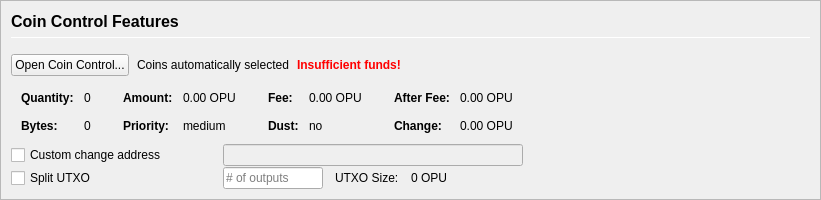
         <widget class="QFrame" name="frameCoinControl">
          <property name="sizePolicy">
           <sizepolicy hsizetype="Expanding" vsizetype="Expanding">
            <horstretch>0</horstretch>
            <verstretch>0</verstretch>
           </sizepolicy>
          </property>
          <property name="maximumSize">
           <size>
            <width>16777215</width>
            <height>16777215</height>
           </size>
          </property>
          <property name="frameShape">
           <enum>QFrame::StyledPanel</enum>
          </property>
          <property name="frameShadow">
           <enum>QFrame::Sunken</enum>
          </property>
          <layout class="QVBoxLayout" name="verticalLayoutCoinControl2">
           <property name="spacing">
            <number>0</number>
           </property>
           <property name="leftMargin">
            <number>0</number>
           </property>
           <property name="topMargin">
            <number>0</number>
           </property>
           <property name="rightMargin">
            <number>0</number>
           </property>
           <property name="bottomMargin">
            <number>0</number>
           </property>
           <item>
            <widget class="QFrame" name="frameCoinControl_BG">
             <layout class="QVBoxLayout" name="verticalLayoutCoinControl" stretch="0,0,0,0,0,0">
              <property name="spacing">
               <number>1</number>
              </property>
              <property name="leftMargin">
               <number>10</number>
              </property>
              <property name="topMargin">
               <number>10</number>
              </property>
              <item>
               <layout class="QHBoxLayout" name="horizontalLayoutCoinControl1">
                <property name="bottomMargin">
                 <number>15</number>
                </property>
                <item>
                 <layout class="QVBoxLayout" name="verticalLayout_3">
                  <property name="spacing">
                   <number>6</number>
                  </property>
                  <item>
                   <widget class="QLabel" name="labelCoinControlFeatures">
                    <property name="sizePolicy">
                     <sizepolicy hsizetype="Preferred" vsizetype="Maximum">
                      <horstretch>0</horstretch>
                      <verstretch>0</verstretch>
                     </sizepolicy>
                    </property>
                    <property name="minimumSize">
                     <size>
                      <width>0</width>
                      <height>20</height>
                     </size>
                    </property>
                    <property name="font">
                     <font>
                      <pointsize>12</pointsize>
                      <weight>75</weight>
                      <bold>true</bold>
                     </font>
                    </property>
                    <property name="styleSheet">
                     <string notr="true">font-weight:bold;</string>
                    </property>
                    <property name="text">
                     <string>Coin Control Features</string>
                    </property>
                   </widget>
                  </item>
                  <item>
                   <widget class="Line" name="line">
                    <property name="minimumSize">
                     <size>
                      <width>0</width>
                      <height>1</height>
                     </size>
                    </property>
                    <property name="maximumSize">
                     <size>
                      <width>16777215</width>
                      <height>1</height>
                     </size>
                    </property>
                    <property name="orientation">
                     <enum>Qt::Horizontal</enum>
                    </property>
                   </widget>
                  </item>
                 </layout>
                </item>
               </layout>
              </item>
              <item>
               <layout class="QHBoxLayout" name="horizontalLayoutCoinControl2" stretch="0,0,0,0">
                <property name="spacing">
                 <number>8</number>
                </property>
                <property name="bottomMargin">
                 <number>10</number>
                </property>
                <item>
                 <widget class="QPushButton" name="pushButtonCoinControl">
                  <property name="styleSheet">
                   <string notr="true"/>
                  </property>
                  <property name="text">
                   <string>Open Coin Control...</string>
                  </property>
                  <property name="autoDefault">
                   <bool>false</bool>
                  </property>
                 </widget>
                </item>
                <item>
                 <widget class="QLabel" name="labelCoinControlAutomaticallySelected">
                  <property name="text">
                   <string>Coins automatically selected</string>
                  </property>
                  <property name="margin">
                   <number>5</number>
                  </property>
                 </widget>
                </item>
                <item>
                 <widget class="QLabel" name="labelCoinControlInsuffFunds">
                  <property name="font">
                   <font>
                    <weight>75</weight>
                    <bold>true</bold>
                   </font>
                  </property>
                  <property name="styleSheet">
                   <string notr="true">color:red;font-weight:bold;</string>
                  </property>
                  <property name="text">
                   <string>Insufficient funds!</string>
                  </property>
                  <property name="margin">
                   <number>5</number>
                  </property>
                 </widget>
                </item>
                <item>
                 <spacer name="horizontalSpacerCoinControl">
                  <property name="orientation">
                   <enum>Qt::Horizontal</enum>
                  </property>
                  <property name="sizeHint" stdset="0">
                   <size>
                    <width>40</width>
                    <height>1</height>
                   </size>
                  </property>
                 </spacer>
                </item>
               </layout>
              </item>
              <item>
               <widget class="QWidget" name="widgetCoinControl" native="true">
                <property name="sizePolicy">
                 <sizepolicy hsizetype="Preferred" vsizetype="Preferred">
                  <horstretch>0</horstretch>
                  <verstretch>0</verstretch>
                 </sizepolicy>
                </property>
                <property name="minimumSize">
                 <size>
                  <width>0</width>
                  <height>0</height>
                 </size>
                </property>
                <property name="styleSheet">
                 <string notr="true"/>
                </property>
                <layout class="QHBoxLayout" name="horizontalLayoutCoinControl5">
                 <property name="leftMargin">
                  <number>0</number>
                 </property>
                 <property name="topMargin">
                  <number>0</number>
                 </property>
                 <property name="rightMargin">
                  <number>0</number>
                 </property>
                 <property name="bottomMargin">
                  <number>0</number>
                 </property>
                 <item>
                  <layout class="QHBoxLayout" name="horizontalLayoutCoinControl3" stretch="0,0,0,1">
                   <property name="spacing">
                    <number>20</number>
                   </property>
                   <property name="topMargin">
                    <number>0</number>
                   </property>
                   <property name="bottomMargin">
                    <number>10</number>
                   </property>
                   <item>
                    <layout class="QFormLayout" name="formLayoutCoinControl1">
                     <property name="horizontalSpacing">
                      <number>10</number>
                     </property>
                     <property name="verticalSpacing">
                      <number>14</number>
                     </property>
                     <property name="leftMargin">
                      <number>10</number>
                     </property>
                     <property name="topMargin">
                      <number>4</number>
                     </property>
                     <property name="rightMargin">
                      <number>6</number>
                     </property>
                     <item row="0" column="0">
                      <widget class="QLabel" name="labelCoinControlQuantityText">
                       <property name="font">
                        <font>
                         <weight>75</weight>
                         <bold>true</bold>
                        </font>
                       </property>
                       <property name="text">
                        <string>Quantity:</string>
                       </property>
                       <property name="margin">
                        <number>0</number>
                       </property>
                      </widget>
                     </item>
                     <item row="0" column="1">
                      <widget class="QLabel" name="labelCoinControlQuantity">
                       <property name="cursor">
                        <cursorShape>IBeamCursor</cursorShape>
                       </property>
                       <property name="contextMenuPolicy">
                        <enum>Qt::ActionsContextMenu</enum>
                       </property>
                       <property name="text">
                        <string notr="true">0</string>
                       </property>
                       <property name="margin">
                        <number>0</number>
                       </property>
                       <property name="textInteractionFlags">
                        <set>Qt::LinksAccessibleByMouse|Qt::TextSelectableByKeyboard|Qt::TextSelectableByMouse</set>
                       </property>
                      </widget>
                     </item>
                     <item row="1" column="0">
                      <widget class="QLabel" name="labelCoinControlBytesText">
                       <property name="font">
                        <font>
                         <weight>75</weight>
                         <bold>true</bold>
                        </font>
                       </property>
                       <property name="text">
                        <string>Bytes:</string>
                       </property>
                      </widget>
                     </item>
                     <item row="1" column="1">
                      <widget class="QLabel" name="labelCoinControlBytes">
                       <property name="cursor">
                        <cursorShape>IBeamCursor</cursorShape>
                       </property>
                       <property name="contextMenuPolicy">
                        <enum>Qt::ActionsContextMenu</enum>
                       </property>
                       <property name="text">
                        <string notr="true">0</string>
                       </property>
                       <property name="textInteractionFlags">
                        <set>Qt::LinksAccessibleByMouse|Qt::TextSelectableByKeyboard|Qt::TextSelectableByMouse</set>
                       </property>
                      </widget>
                     </item>
                    </layout>
                   </item>
                   <item>
                    <layout class="QFormLayout" name="formLayoutCoinControl2">
                     <property name="horizontalSpacing">
                      <number>10</number>
                     </property>
                     <property name="verticalSpacing">
                      <number>14</number>
                     </property>
                     <property name="leftMargin">
                      <number>6</number>
                     </property>
                     <property name="topMargin">
                      <number>4</number>
                     </property>
                     <property name="rightMargin">
                      <number>6</number>
                     </property>
                     <item row="0" column="0">
                      <widget class="QLabel" name="labelCoinControlAmountText">
                       <property name="font">
                        <font>
                         <weight>75</weight>
                         <bold>true</bold>
                        </font>
                       </property>
                       <property name="text">
                        <string>Amount:</string>
                       </property>
                       <property name="margin">
                        <number>0</number>
                       </property>
                      </widget>
                     </item>
                     <item row="0" column="1">
                      <widget class="QLabel" name="labelCoinControlAmount">
                       <property name="cursor">
                        <cursorShape>IBeamCursor</cursorShape>
                       </property>
                       <property name="contextMenuPolicy">
                        <enum>Qt::ActionsContextMenu</enum>
                       </property>
                       <property name="text">
                        <string notr="true">0.00 OPU</string>
                       </property>
                       <property name="textInteractionFlags">
                        <set>Qt::LinksAccessibleByMouse|Qt::TextSelectableByKeyboard|Qt::TextSelectableByMouse</set>
                       </property>
                      </widget>
                     </item>
                     <item row="1" column="0">
                      <widget class="QLabel" name="labelCoinControlPriorityText">
                       <property name="font">
                        <font>
                         <weight>75</weight>
                         <bold>true</bold>
                        </font>
                       </property>
                       <property name="text">
                        <string>Priority:</string>
                       </property>
                      </widget>
                     </item>
                     <item row="1" column="1">
                      <widget class="QLabel" name="labelCoinControlPriority">
                       <property name="cursor">
                        <cursorShape>IBeamCursor</cursorShape>
                       </property>
                       <property name="contextMenuPolicy">
                        <enum>Qt::ActionsContextMenu</enum>
                       </property>
                       <property name="text">
                        <string>medium</string>
                       </property>
                       <property name="textInteractionFlags">
                        <set>Qt::LinksAccessibleByMouse|Qt::TextSelectableByKeyboard|Qt::TextSelectableByMouse</set>
                       </property>
                      </widget>
                     </item>
                    </layout>
                   </item>
                   <item>
                    <layout class="QFormLayout" name="formLayoutCoinControl3">
                     <property name="horizontalSpacing">
                      <number>10</number>
                     </property>
                     <property name="verticalSpacing">
                      <number>14</number>
                     </property>
                     <property name="leftMargin">
                      <number>6</number>
                     </property>
                     <property name="topMargin">
                      <number>4</number>
                     </property>
                     <property name="rightMargin">
                      <number>6</number>
                     </property>
                     <item row="0" column="0">
                      <widget class="QLabel" name="labelCoinControlFeeText">
                       <property name="font">
                        <font>
                         <weight>75</weight>
                         <bold>true</bold>
                        </font>
                       </property>
                       <property name="text">
                        <string>Fee:</string>
                       </property>
                       <property name="margin">
                        <number>0</number>
                       </property>
                      </widget>
                     </item>
                     <item row="0" column="1">
                      <widget class="QLabel" name="labelCoinControlFee">
                       <property name="cursor">
                        <cursorShape>IBeamCursor</cursorShape>
                       </property>
                       <property name="contextMenuPolicy">
                        <enum>Qt::ActionsContextMenu</enum>
                       </property>
                       <property name="text">
                        <string notr="true">0.00 OPU</string>
                       </property>
                       <property name="textInteractionFlags">
                        <set>Qt::LinksAccessibleByMouse|Qt::TextSelectableByKeyboard|Qt::TextSelectableByMouse</set>
                       </property>
                      </widget>
                     </item>
                     <item row="1" column="0">
                      <widget class="QLabel" name="labelCoinControlLowOutputText">
                       <property name="font">
                        <font>
                         <weight>75</weight>
                         <bold>true</bold>
                        </font>
                       </property>
                       <property name="text">
                        <string>Dust:</string>
                       </property>
                      </widget>
                     </item>
                     <item row="1" column="1">
                      <widget class="QLabel" name="labelCoinControlLowOutput">
                       <property name="cursor">
                        <cursorShape>IBeamCursor</cursorShape>
                       </property>
                       <property name="contextMenuPolicy">
                        <enum>Qt::ActionsContextMenu</enum>
                       </property>
                       <property name="text">
                        <string>no</string>
                       </property>
                       <property name="textInteractionFlags">
                        <set>Qt::LinksAccessibleByMouse|Qt::TextSelectableByKeyboard|Qt::TextSelectableByMouse</set>
                       </property>
                      </widget>
                     </item>
                    </layout>
                   </item>
                   <item>
                    <layout class="QFormLayout" name="formLayoutCoinControl4">
                     <property name="horizontalSpacing">
                      <number>10</number>
                     </property>
                     <property name="verticalSpacing">
                      <number>14</number>
                     </property>
                     <property name="leftMargin">
                      <number>6</number>
                     </property>
                     <property name="topMargin">
                      <number>4</number>
                     </property>
                     <property name="rightMargin">
                      <number>6</number>
                     </property>
                     <item row="0" column="0">
                      <widget class="QLabel" name="labelCoinControlAfterFeeText">
                       <property name="font">
                        <font>
                         <weight>75</weight>
                         <bold>true</bold>
                        </font>
                       </property>
                       <property name="text">
                        <string>After Fee:</string>
                       </property>
                       <property name="margin">
                        <number>0</number>
                       </property>
                      </widget>
                     </item>
                     <item row="0" column="1">
                      <widget class="QLabel" name="labelCoinControlAfterFee">
                       <property name="cursor">
                        <cursorShape>IBeamCursor</cursorShape>
                       </property>
                       <property name="contextMenuPolicy">
                        <enum>Qt::ActionsContextMenu</enum>
                       </property>
                       <property name="text">
                        <string notr="true">0.00 OPU</string>
                       </property>
                       <property name="textInteractionFlags">
                        <set>Qt::LinksAccessibleByMouse|Qt::TextSelectableByKeyboard|Qt::TextSelectableByMouse</set>
                       </property>
                      </widget>
                     </item>
                     <item row="1" column="0">
                      <widget class="QLabel" name="labelCoinControlChangeText">
                       <property name="font">
                        <font>
                         <weight>75</weight>
                         <bold>true</bold>
                        </font>
                       </property>
                       <property name="text">
                        <string>Change:</string>
                       </property>
                      </widget>
                     </item>
                     <item row="1" column="1">
                      <widget class="QLabel" name="labelCoinControlChange">
                       <property name="cursor">
                        <cursorShape>IBeamCursor</cursorShape>
                       </property>
                       <property name="contextMenuPolicy">
                        <enum>Qt::ActionsContextMenu</enum>
                       </property>
                       <property name="text">
                        <string notr="true">0.00 OPU</string>
                       </property>
                       <property name="textInteractionFlags">
                        <set>Qt::LinksAccessibleByMouse|Qt::TextSelectableByKeyboard|Qt::TextSelectableByMouse</set>
                       </property>
                      </widget>
                     </item>
                    </layout>
                   </item>
                  </layout>
                 </item>
                </layout>
               </widget>
              </item>
              <item>
               <layout class="QHBoxLayout" name="horizontalLayoutCoinControl4">
                <property name="spacing">
                 <number>12</number>
                </property>
                <property name="sizeConstraint">
                 <enum>QLayout::SetDefaultConstraint</enum>
                </property>
                <property name="topMargin">
                 <number>0</number>
                </property>
                <property name="rightMargin">
                 <number>0</number>
                </property>
                <item>
                 <widget class="QCheckBox" name="checkBoxCoinControlChange">
                  <property name="sizePolicy">
                   <sizepolicy hsizetype="Preferred" vsizetype="Preferred">
                    <horstretch>0</horstretch>
                    <verstretch>0</verstretch>
                   </sizepolicy>
                  </property>
                  <property name="minimumSize">
                   <size>
                    <width>200</width>
                    <height>0</height>
                   </size>
                  </property>
                  <property name="maximumSize">
                   <size>
                    <width>200</width>
                    <height>16777215</height>
                   </size>
                  </property>
                  <property name="toolTip">
                   <string>If this is activated, but the change address is empty or invalid, change will be sent to a newly generated address.</string>
                  </property>
                  <property name="text">
                   <string>Custom change address</string>
                  </property>
                 </widget>
                </item>
                <item>
                 <widget class="QValidatedLineEdit" name="lineEditCoinControlChange">
                  <property name="enabled">
                   <bool>false</bool>
                  </property>
                  <property name="sizePolicy">
                   <sizepolicy hsizetype="Preferred" vsizetype="Preferred">
                    <horstretch>0</horstretch>
                    <verstretch>0</verstretch>
                   </sizepolicy>
                  </property>
                  <property name="minimumSize">
                   <size>
                    <width>300</width>
                    <height>0</height>
                   </size>
                  </property>
                 </widget>
                </item>
                <item>
                 <widget class="QLabel" name="labelCoinControlChangeLabel">
                  <property name="sizePolicy">
                   <sizepolicy hsizetype="Preferred" vsizetype="Preferred">
                    <horstretch>0</horstretch>
                    <verstretch>0</verstretch>
                   </sizepolicy>
                  </property>
                  <property name="minimumSize">
                   <size>
                    <width>100</width>
                    <height>0</height>
                   </size>
                  </property>
                  <property name="text">
                   <string/>
                  </property>
                  <property name="margin">
                   <number>3</number>
                  </property>
                 </widget>
                </item>
               </layout>
              </item>
              <item>
               <layout class="QHBoxLayout" name="horizontalLayoutCoinControl6">
                <property name="spacing">
                 <number>12</number>
                </property>
                <property name="rightMargin">
                 <number>0</number>
                </property>
                <item>
                 <widget class="QCheckBox" name="splitBlockCheckBox">
                  <property name="sizePolicy">
                   <sizepolicy hsizetype="Preferred" vsizetype="Preferred">
                    <horstretch>0</horstretch>
                    <verstretch>0</verstretch>
                   </sizepolicy>
                  </property>
                  <property name="minimumSize">
                   <size>
                    <width>200</width>
                    <height>0</height>
                   </size>
                  </property>
                  <property name="maximumSize">
                   <size>
                    <width>200</width>
                    <height>16777215</height>
                   </size>
                  </property>
                  <property name="text">
                   <string>Split UTXO</string>
                  </property>
                 </widget>
                </item>
                <item>
                 <widget class="QLineEdit" name="splitBlockLineEdit">
                  <property name="sizePolicy">
                   <sizepolicy hsizetype="Preferred" vsizetype="Preferred">
                    <horstretch>50</horstretch>
                    <verstretch>0</verstretch>
                   </sizepolicy>
                  </property>
                  <property name="minimumSize">
                   <size>
                    <width>100</width>
                    <height>0</height>
                   </size>
                  </property>
                  <property name="maximumSize">
                   <size>
                    <width>100</width>
                    <height>16777215</height>
                   </size>
                  </property>
                  <property name="placeholderText">
                   <string># of outputs</string>
                  </property>
                 </widget>
                </item>
                <item>
                 <widget class="QLabel" name="labelBlockSizeText">
                  <property name="text">
                   <string>UTXO Size:</string>
                  </property>
                 </widget>
                </item>
                <item>
                 <widget class="QLabel" name="labelBlockSize">
                  <property name="text">
                   <string>0 OPU</string>
                  </property>
                 </widget>
                </item>
                <item>
                 <spacer name="horizontalSpacer_7">
                  <property name="orientation">
                   <enum>Qt::Horizontal</enum>
                  </property>
                  <property name="sizeHint" stdset="0">
                   <size>
                    <width>40</width>
                    <height>20</height>
                   </size>
                  </property>
                 </spacer>
                </item>
               </layout>
              </item>
              <item>
               <spacer name="verticalSpacerCoinControl">
                <property name="orientation">
                 <enum>Qt::Vertical</enum>
                </property>
                <property name="sizeHint" stdset="0">
                 <size>
                  <width>800</width>
                  <height>1</height>
                 </size>
                </property>
               </spacer>
              </item>
             </layout>
            </widget>
           </item>
          </layout>
         </widget>
